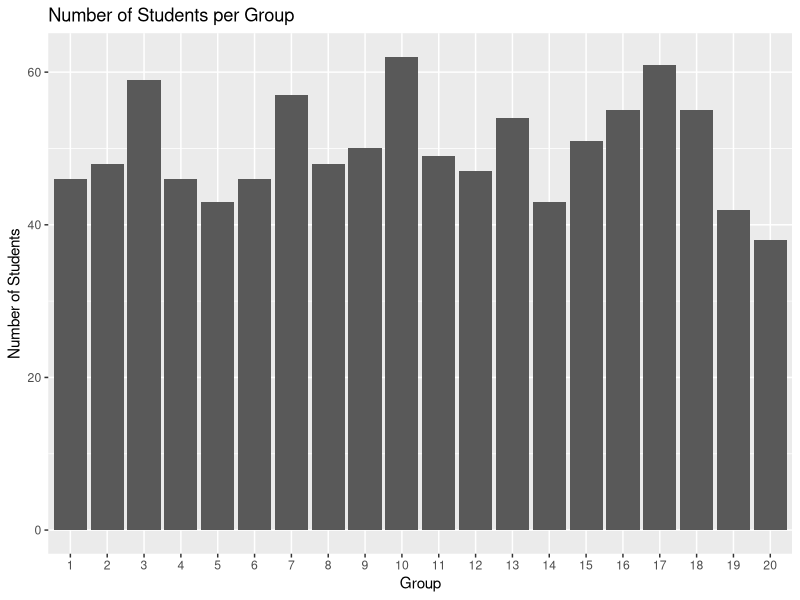
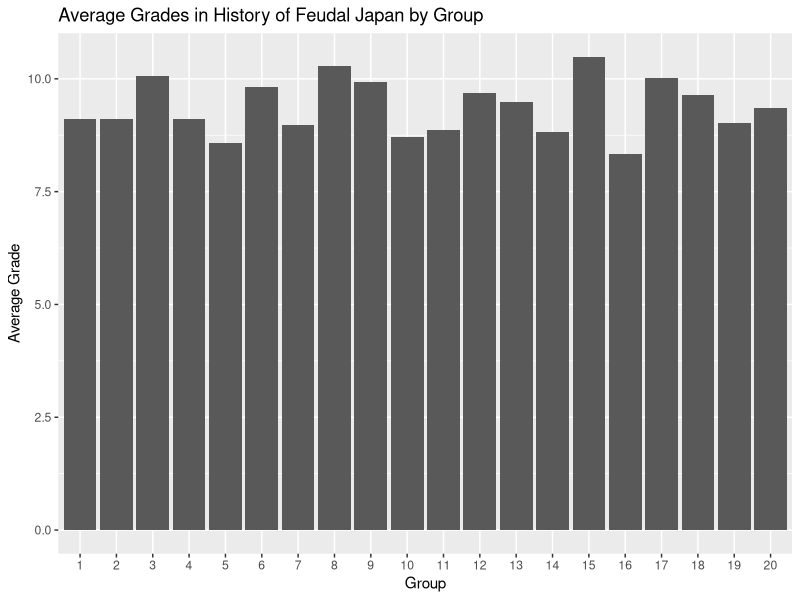
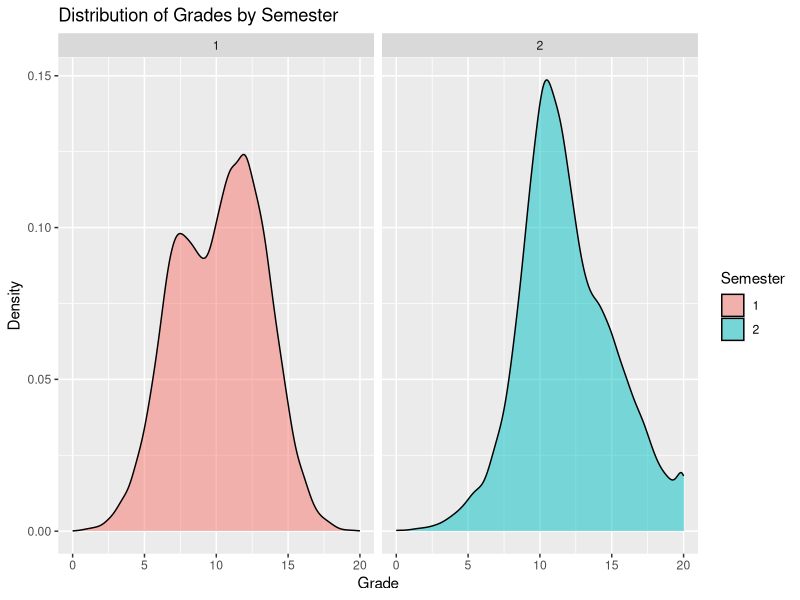
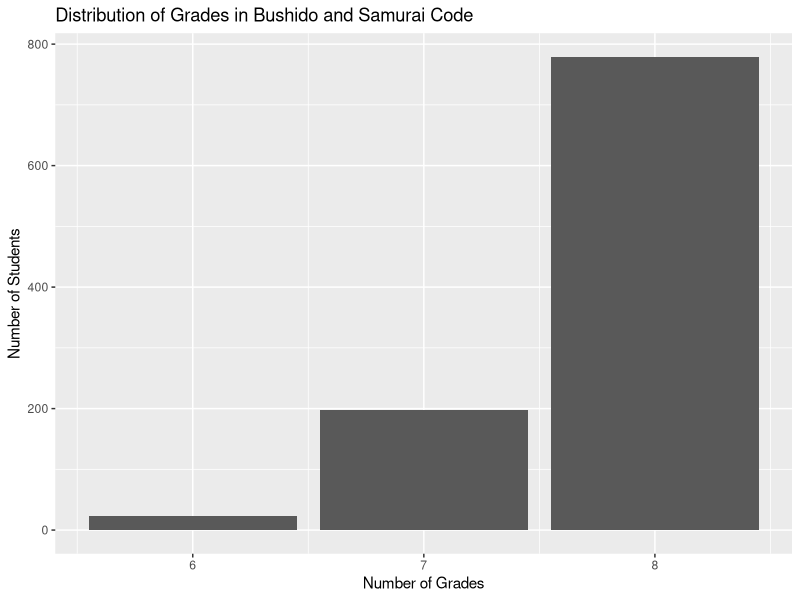

The R source for these figures, in order:
## ---- chunk 1
library(dplyr)
library(readr)
library(tidyr)
grades <- read.csv("grades.csv")
## ---- chunk 2

## ---- chunk 3
library(knitr)
unique_students <- grades %>% distinct(id)
num_students <- nrow(unique_students)
unique_students %>% slice_head(n = 5) %>% knitr::kable()
## ---- chunk 4
students <- grades %>% distinct(id, group)
students %>% slice_head(n = 5) %>% knitr::kable()
## ---- chunk 5
library(ggplot2)
grades %>%
  distinct(id, group) %>%
  count(group) %>%
  ggplot(aes(x = factor(group), y = n)) +
  geom_bar(stat = "identity") +
  labs(x = "Group", y = "Number of Students", title = "Number of Students per Group")
## ---- chunk 6
grades %>%
  filter(course == "History of Feudal Japan") %>%
  group_by(group) %>%
  summarize(avg_grade = mean(grade, na.rm = TRUE)) %>%
  ggplot(aes(x = factor(group), y = avg_grade)) +
  geom_col() +
  labs(x = "Group", y = "Average Grade", title = "Average Grades in History of Feudal Japan by Group")
## ---- chunk 7
grades %>%
  ggplot(aes(x = grade, fill = factor(semester))) +
  geom_density(alpha = 0.5) +
  facet_wrap(~ semester) +
  labs(x = "Grade", y = "Density", fill = "Semester", title = "Distribution of Grades by Semester")
## ---- chunk 8
grades_per_student <- grades %>%
  group_by(id, group) %>%
  summarize(
    num_grades = n(),
    min_grade = min(grade),
    max_grade = max(grade),
    avg_grade = mean(grade),
    median_grade = median(grade),
    .groups = "drop"
  )
grades_per_student %>% slice_head(n = 5) %>% knitr::kable()
## ---- chunk 9
bushido_grades <- grades %>%
  filter(course == "Bushido and Samurai Code") %>%
  group_by(id, group) %>%
  summarize(num_bushido_grades = n(), .groups = "drop")
bushido_grades %>% slice_head(n = 5) %>% knitr::kable()
## ---- chunk 10
bushido_grades %>%
  count(num_bushido_grades) %>%
  ggplot(aes(x = num_bushido_grades, y = n)) +
  geom_bar(stat = "identity") +
  labs(x = "Number of Grades", y = "Number of Students", title = "Distribution of Grades in Bushido and Samurai Code")
